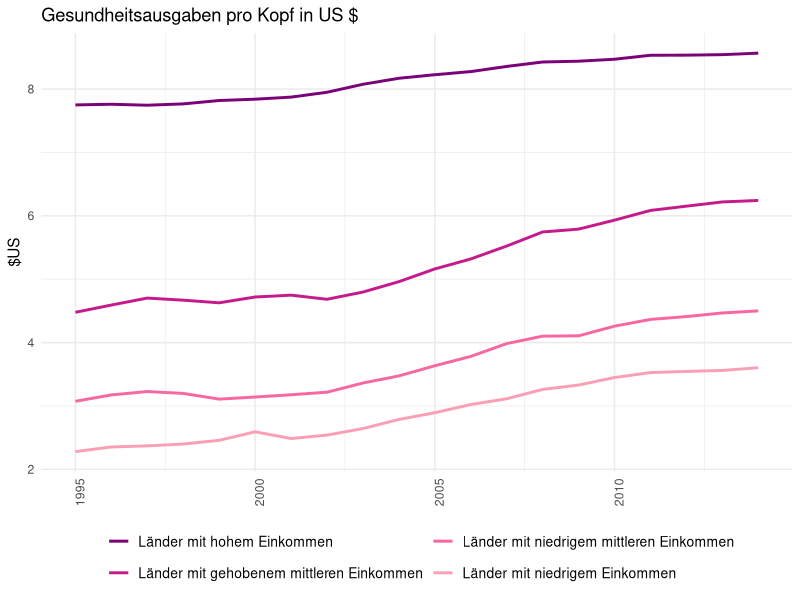

Write R code to recreate this figure.
## ---- chunk 1
library(dplyr)
library(tidyr)
library(ggplot2)
library(ggthemes)
library(scales)
## ---- chunk 2
df.per.capita<- read.csv('data/API_SH.XPD.PCAP_DS2_en_csv_v2.csv',skip = 4,stringsAsFactors = FALSE)
#df.per.capita<- read.csv('data/API_SH.XPD.PUBL_DS2_en_csv_v2.csv',skip = 4,stringsAsFactors = FALSE)

missing.years<- c(1960:1994,2015:2016)
missing.years.columns<- paste0("X",missing.years)
valid.years<- c(1995:2014)
valid.years.columns<- paste0("X",valid.years)
df.per.capita<-df.per.capita %>% select(-one_of(missing.years.columns))

## drop the countries with missing data
df.per.capita<-df.per.capita %>% filter(!is.na(X1995))
df.per.capita <-df.per.capita %>% filter(grepl("Low income|Lower middle income|Upper middle income|High income",Country.Name))
str(df.per.capita)
df.per.capita <- df.per.capita %>% select(one_of(c("Country.Name",valid.years.columns))) 

## ---- chunk 3
# df.per.capita <- df.per.capita %>%    mutate(quartile = ntile(X2014, 4)) %>% arrange((quartile))
# 
# groupy <-df.per.capita %>% group_by(quartile) %>% summarise_at(valid.years.columns,funs(mean))
## ---- chunk 4
gato<-df.per.capita %>% gather(year,expenditure,-Country.Name)
gato <- gato %>% mutate(year=as.numeric(gsub('X','',year)))
gato$Country.Name <- as.factor(gato$Country.Name)
gato$Country.Name <- factor(gato$Country.Name,  levels=rev(c("Low income","Lower middle income","Low & middle income","Middle income", "Upper middle income","High income")))


## ---- chunk 5
colors.vector<- rev(c("#fa9fb5","#f768a1","#c51b8a","#7a0177"))

title<- c("Gesundheitsausgaben pro Kopf in US $","$US")
#title<- c("Öffentliche Gesundheitsausgaben als Anteil der Gesamtgesundheitsausgaben","%")



ggplot(data=gato ,aes(x=year,y=log(expenditure),colour=(Country.Name)))+theme_minimal()+ geom_line(size=1)+labs(colour="")+ theme(axis.title = element_text(), axis.title.x=element_blank(), axis.text.x = element_text(angle = 90, hjust = 1),legend.text=element_text(size=10),plot.caption=element_text(size=8))+ ggtitle(title[1])+ylab(title[2]) + scale_colour_manual(values = colors.vector, labels = (c("Länder mit hohem Einkommen","Länder mit gehobenem mittleren Einkommen","Länder mit niedrigem mittleren Einkommen","Länder mit niedrigem Einkommen")))+  guides(fill = guide_legend(nrow = 2,ncol = 2, title.hjust = 0.4))+  guides(col = guide_legend(nrow = 2))+  theme(legend.position="bottom")
